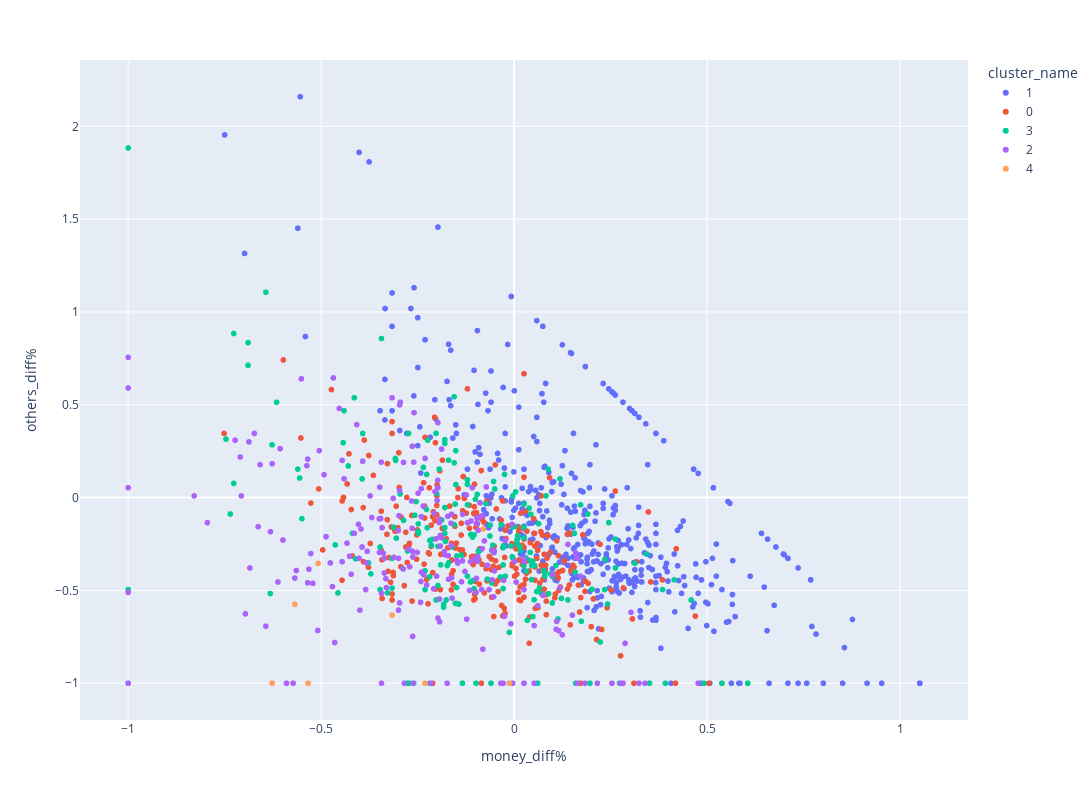

Notebook code for this chart:
### Code cell
money_others = px.scatter(clusters1, x="money_diff%", y="others_diff%", color="cluster_name",width=1200, height=800)
money_others.show()

### Figure 1 — Plotly figure (JSON) as saved in the notebook; plotly's stock layout.template omitted (floating-point values rounded to 4 significant figures; data arrays with more than 128 entries replaced by an {"elided": "..."} marker saying what was removed)
{"data": [{"hovertemplate": "cluster_name=1<br>money_diff%=%{x}<br>others_diff%=%{y}<extra></extra>", "legendgroup": "1", "marker": {"color": "#636efa", "symbol": "circle"}, "mode": "markers", "name": "1", "showlegend": true, "type": "scattergl", "x": {"elided": "443 float values"}, "xaxis": "x", "y": {"elided": "443 float values"}, "yaxis": "y"}, {"hovertemplate": "cluster_name=0<br>money_diff%=%{x}<br>others_diff%=%{y}<extra></extra>", "legendgroup": "0", "marker": {"color": "#EF553B", "symbol": "circle"}, "mode": "markers", "name": "0", "showlegend": true, "type": "scattergl", "x": {"elided": "289 float values"}, "xaxis": "x", "y": {"elided": "289 float values"}, "yaxis": "y"}, {"hovertemplate": "cluster_name=3<br>money_diff%=%{x}<br>others_diff%=%{y}<extra></extra>", "legendgroup": "3", "marker": {"color": "#00cc96", "symbol": "circle"}, "mode": "markers", "name": "3", "showlegend": true, "type": "scattergl", "x": {"elided": "211 float values"}, "xaxis": "x", "y": {"elided": "211 float values"}, "yaxis": "y"}, {"hovertemplate": "cluster_name=2<br>money_diff%=%{x}<br>others_diff%=%{y}<extra></extra>", "legendgroup": "2", "marker": {"color": "#ab63fa", "symbol": "circle"}, "mode": "markers", "name": "2", "showlegend": true, "type": "scattergl", "x": {"elided": "221 float values"}, "xaxis": "x", "y": {"elided": "221 float values"}, "yaxis": "y"}, {"hovertemplate": "cluster_name=4<br>money_diff%=%{x}<br>others_diff%=%{y}<extra></extra>", "legendgroup": "4", "marker": {"color": "#FFA15A", "symbol": "circle"}, "mode": "markers", "name": "4", "showlegend": true, "type": "scattergl", "x": [-0.07992, -0.3162, -0.5681, -0.01233, -0.5077, -0.2308, -0.627, -0.5338], "xaxis": "x", "y": [-0.1689, -0.633, -0.5751, -1, -0.3541, -1, -1, -1], "yaxis": "y"}], "layout": {"height": 800, "legend": {"title": {"text": "cluster_name"}, "tracegroupgap": 0}, "margin": {"t": 60}, "width": 1200, "xaxis": {"anchor": "y", "domain": [0, 1], "title": {"text": "money_diff%"}}, "yaxis": {"anchor": "x", "domain": [0, 1], "title": {"text": "others_diff%"}}}}
